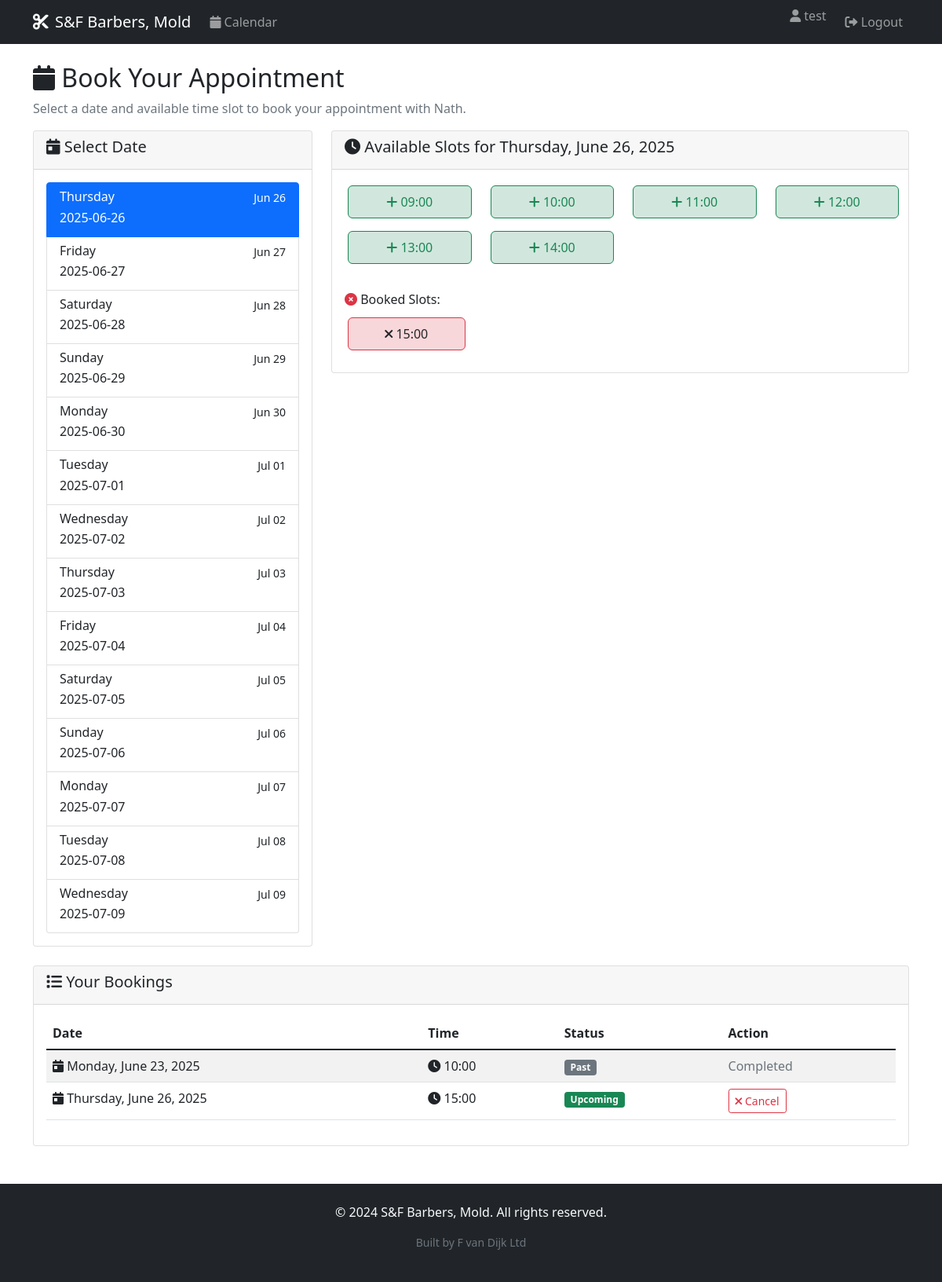
Page /calendar (signed in) on the committed database.
### app.py (models this page shows)
class Booking(db.Model):
    id = db.Column(db.Integer, primary_key=True)
    user_id = db.Column(db.Integer, db.ForeignKey('user.id'), nullable=True)  # Nullable for guest bookings
    date = db.Column(db.Date, nullable=False)
    time_slot = db.Column(db.String(10), nullable=False)  # e.g., "09:00"
    guest_name = db.Column(db.String(100))  # For non-registered customers
    guest_phone = db.Column(db.String(20))  # For non-registered customers
    guest_email = db.Column(db.String(120))  # For non-registered customers
    admin_note = db.Column(db.String(200))  # Admin's private note
    is_guest_booking = db.Column(db.Boolean, default=False)
    created_at = db.Column(db.DateTime, default=datetime.utcnow)

### app.py (the view)
    def decorated_function(*args, **kwargs):
        if 'user_id' not in session:
            flash('Please log in to access this page.', 'warning')
            return redirect(url_for('login'))
        return f(*args, **kwargs)

### app.py (called while the page is built)
def get_available_slots(selected_date=None):
    if selected_date is None:
        selected_date = date.today()
    override = ScheduleOverride.query.filter_by(date=selected_date).first()
    if override:
        if not override.is_open:
            return []
        opening_hour = int(override.opening_time.split(':')[0])
        closing_hour = int(override.closing_time.split(':')[0])
    else:
        opening_hour = 9
        closing_hour = 16
    slots = []
    for hour in range(opening_hour, closing_hour):
        slots.append(f"{hour:02d}:00")
    return slots

def get_schedule_info(selected_date):
    override = ScheduleOverride.query.filter_by(date=selected_date).first()
    if override:
        if not override.is_open:
            return {
                'is_open': False,
                'hours': None,
                'note': override.note or 'Closed',
                'is_custom': True
            }
        else:
            return {
                'is_open': True,
                'hours': f"{override.opening_time} - {override.closing_time}",
                'note': override.note,
                'is_custom': True
            }
    else:
        return {
            'is_open': True,
            'hours': '09:00 - 16:00',
            'note': None,
            'is_custom': False
        }

def get_booked_slots(selected_date):
    bookings = Booking.query.filter_by(date=selected_date).all()
    return [booking.time_slot for booking in bookings]

def is_admin():
    return session.get('is_admin', False)

def login_required(f):
    def decorated_function(*args, **kwargs):
        if 'user_id' not in session:
            flash('Please log in to access this page.', 'warning')
            return redirect(url_for('login'))
        return f(*args, **kwargs)
    decorated_function.__name__ = f.__name__
    return decorated_function

### templates/calendar.html (shortened to what this page needs)
{% extends "base.html" %}
{% block content %}
<div class="row">
    <div class="col-12">
        <h2><i class="fas fa-calendar"></i> Book Your Appointment</h2>
        <p class="text-muted">Select a date and available time slot to book your appointment with Nath.</p>
    </div>
</div>
<div class="row">
    <div class="col-md-4">
        <div class="card">
            <div class="card-header">
                <h5><i class="fas fa-calendar-day"></i> Select Date</h5>
            </div>
            <div class="card-body">
                <div class="list-group">
                    {% for date in dates %}
                        <a href="{{ url_for('calendar', date=date.strftime('%Y-%m-%d')) }}"
                           class="list-group-item list-group-item-action {{ 'active' if date == selected_date else '' }}">
                            <div class="d-flex w-100 justify-content-between">
                                <h6 class="mb-1">{{ date.strftime('%A') }}</h6>
                                <small>{{ date.strftime('%b %d') }}</small>
                            </div>
                            <p class="mb-1">{{ date.strftime('%Y-%m-%d') }}</p>
                        </a>
                    {% endfor %}
                </div>
            </div>
        </div>
    </div>
    <div class="col-md-8">
        <div class="card">
            <div class="card-header">
                <h5><i class="fas fa-clock"></i> Available Slots for {{ selected_date.strftime('%A, %B %d, %Y') }}</h5>
            </div>
            <div class="card-body">
                {% if not schedule_info.is_open %}
                    <div class="alert alert-danger text-center">
                        <i class="fas fa-store-slash fa-2x mb-2"></i>
                        <h5>Closed Today</h5>
                        <p class="mb-0">{{ schedule_info.note }}</p>
                    </div>
                {% elif available_slots %}
                    <div class="row">
                        {% for slot in available_slots %}
                            <div class="col-md-3 col-sm-4 col-6 mb-2">
                                {% if session.is_admin %}
                                    <a href="{{ url_for('admin_book_slot', date=selected_date.strftime('%Y-%m-%d'), time_slot=slot) }}"
                                       class="btn btn-outline-primary w-100 booking-slot available">
                                        <i class="fas fa-user-plus"></i> {{ slot }}
                                    </a>
                                {% else %}
                                    <form method="POST" action="{{ url_for('book') }}" style="display: inline;">
                                        <button type="submit" class="btn btn-outline-success w-100 booking-slot available">
                                            <i class="fas fa-plus"></i> {{ slot }}
                                        </button>
                                    </form>
                                {% endif %}
                            </div>
                        {% endfor %}
                    </div>
                {% else %}
                    <div class="alert alert-warning">
                        <i class="fas fa-exclamation-triangle"></i> No available slots for this date.
                    </div>
                {% endif %}
                {% if booked_slots %}
                    <h6 class="mt-4"><i class="fas fa-times-circle text-danger"></i> Booked Slots:</h6>
                    <div class="row">
                        {% for slot in booked_slots %}
                            <div class="col-md-3 col-sm-4 col-6 mb-2">
                                <div class="booking-slot booked">
                                    <i class="fas fa-times"></i> {{ slot }}
                                </div>
                            </div>
                        {% endfor %}
                    </div>
                {% endif %}
            </div>
        </div>
    </div>
</div>
{% if not session.is_admin and user_bookings %}
<div class="row mt-4">
    <div class="col-12">
        <div class="card">
            <div class="card-header">
                <h5><i class="fas fa-list"></i> Your Bookings</h5>
            </div>
            <div class="card-body">
                <div class="table-responsive">
                    <table class="table table-striped">
                        <thead>
                            <tr>
                                <th>Date</th>
                                <th>Time</th>
                                <th>Status</th>
                                <th>Action</th>
                            </tr>
                        </thead>
                        <tbody>
                            {% for booking in user_bookings %}
                                <tr>
                                    <td>
                                        <i class="fas fa-calendar-day"></i>
                                        {{ booking.date.strftime('%A, %B %d, %Y') }}
                                    </td>
                                    <td>
                                        <i class="fas fa-clock"></i> {{ booking.time_slot }}
                                    </td>
                                    <td>
                                        {% if booking.date >= selected_date %}
                                            <span class="badge bg-success">Upcoming</span>
                                        {% else %}
                                            <span class="badge bg-secondary">Past</span>
                                        {% endif %}
                                    </td>
                                    <td>
                                        {% if booking.date >= selected_date %}
                                            <form method="POST" action="{{ url_for('cancel') }}" style="display: inline;">
                                                <button type="submit" class="btn btn-sm btn-outline-danger"
                                                        onclick="return confirm('Are you sure you want to cancel this booking?')">
                                                    <i class="fas fa-times"></i> Cancel
                                                </button>
                                            </form>
                                        {% else %}
                                            <span class="text-muted">Completed</span>
                                        {% endif %}
                                    </td>
                                </tr>
                            {% endfor %}
                        </tbody>
                    </table>
                </div>
            </div>
        </div>
    </div>
</div>
{% endif %}
{% endblock %}

### templates/base.html (style rules this page uses)
.booking-slot { border: 1px solid #dee2e6; border-radius: 0.375rem; padding: 0.5rem; margin: 0.25rem; text-align: center; cursor: pointer; transition: all 0.2s; }
.booking-slot.available { background-color: #d1e7dd; border-color: #198754; }
.booking-slot.booked { background-color: #f8d7da; border-color: #dc3545; cursor: not-allowed; }

### rows in the picture
Booking: time_slot "15:00", date "Thursday, June 26, 2025", shows "Upcoming"
Booking: date "Monday, June 23, 2025", time_slot "10:00", shows "Past", shows "Completed"

### other values in the picture
{{ session.username }} "test"
{{ date.strftime('%A') }} "Thursday" "Friday" "Saturday" "Sunday" "Monday" "Tuesday" "Wednesday" "Thursday" "Friday" "Saturday" "Sunday" "Monday" "Tuesday" "Wednesday"
{{ date.strftime('%b %d') }} "Jun 26" "Jun 27" "Jun 28" "Jun 29" "Jun 30" "Jul 01" "Jul 02" "Jul 03" "Jul 04" "Jul 05" "Jul 06" "Jul 07" "Jul 08" "Jul 09"
{{ date.strftime('%Y-%m-%d') }} "2025-06-26" "2025-06-27" "2025-06-28" "2025-06-29" "2025-06-30" "2025-07-01" "2025-07-02" "2025-07-03" "2025-07-04" "2025-07-05" "2025-07-06" "2025-07-07" "2025-07-08" "2025-07-09"
{{ selected_date.strftime('%A, %B %d, %Y') }} "Thursday, June 26, 2025"
{{ slot }} "09:00" "10:00" "11:00" "12:00" "13:00" "14:00"
